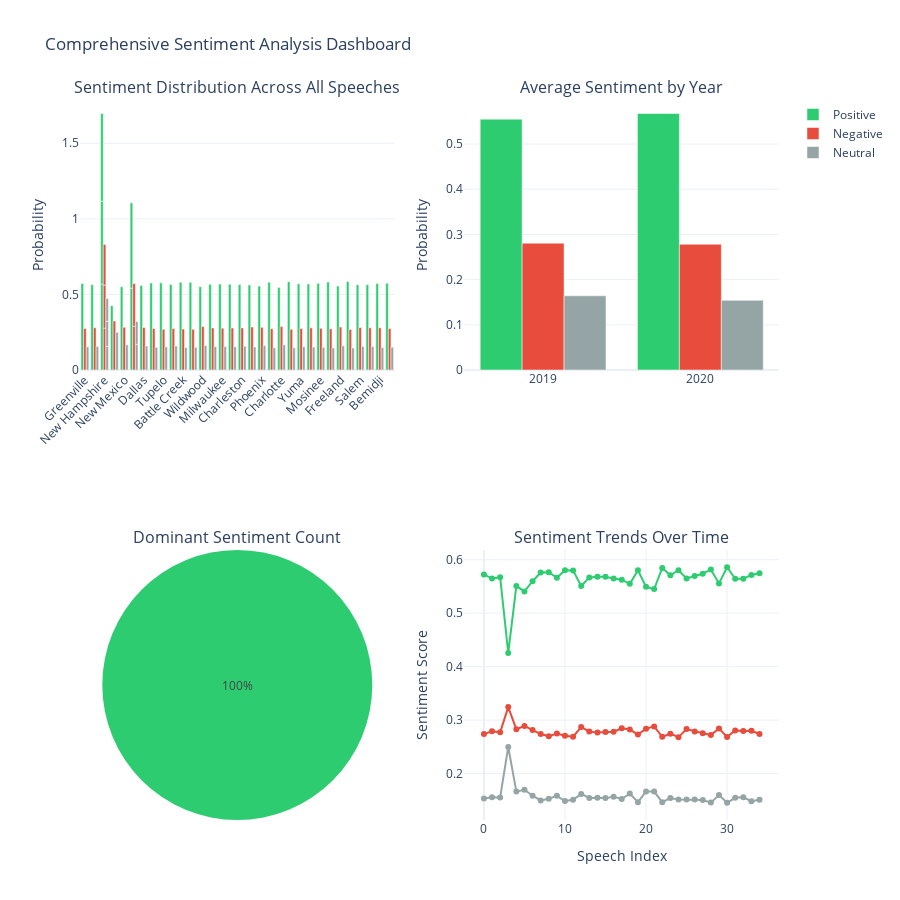

Notebook code cell kept with this figure:
### Markdown cell above
## Interactive Visualizations

Creating interactive charts to explore sentiment patterns.

### Code cell
# Create comprehensive sentiment visualization
fig = make_subplots(
    rows=2, cols=2,
    subplot_titles=('Sentiment Distribution Across All Speeches',
                    'Average Sentiment by Year',
                    'Dominant Sentiment Count',
                    'Sentiment Trends Over Time'),
    specs=[[{"type": "bar"}, {"type": "bar"}],
           [{"type": "pie"}, {"type": "scatter"}]]
)

# 1. Overall sentiment distribution (stacked bar)
fig.add_trace(
    go.Bar(name='Positive', x=sentiment_df['location'], y=sentiment_df['positive'],
           marker_color='#2ecc71', showlegend=True),
    row=1, col=1
)
fig.add_trace(
    go.Bar(name='Negative', x=sentiment_df['location'], y=sentiment_df['negative'],
           marker_color='#e74c3c', showlegend=True),
    row=1, col=1
)
fig.add_trace(
    go.Bar(name='Neutral', x=sentiment_df['location'], y=sentiment_df['neutral'],
           marker_color='#95a5a6', showlegend=True),
    row=1, col=1
)

# 2. Average sentiment by year
year_avg = sentiment_df.groupby('year')[['positive', 'negative', 'neutral']].mean()
fig.add_trace(
    go.Bar(name='Positive', x=year_avg.index, y=year_avg['positive'],
           marker_color='#2ecc71', showlegend=False),
    row=1, col=2
)
fig.add_trace(
    go.Bar(name='Negative', x=year_avg.index, y=year_avg['negative'],
           marker_color='#e74c3c', showlegend=False),
    row=1, col=2
)
fig.add_trace(
    go.Bar(name='Neutral', x=year_avg.index, y=year_avg['neutral'],
           marker_color='#95a5a6', showlegend=False),
    row=1, col=2
)

# 3. Dominant sentiment pie chart
sentiment_counts = sentiment_df['dominant_sentiment'].value_counts()
fig.add_trace(
    go.Pie(labels=sentiment_counts.index, values=sentiment_counts.values,
           marker=dict(colors=['#2ecc71', '#e74c3c', '#95a5a6']),
           showlegend=False),
    row=2, col=1
)

# 4. Sentiment timeline
fig.add_trace(
    go.Scatter(x=sentiment_df['speech_idx'], y=sentiment_df['positive'],
               mode='lines+markers', name='Positive',
               line=dict(color='#2ecc71', width=2), showlegend=False),
    row=2, col=2
)
fig.add_trace(
    go.Scatter(x=sentiment_df['speech_idx'], y=sentiment_df['negative'],
               mode='lines+markers', name='Negative',
               line=dict(color='#e74c3c', width=2), showlegend=False),
    row=2, col=2
)
fig.add_trace(
    go.Scatter(x=sentiment_df['speech_idx'], y=sentiment_df['neutral'],
               mode='lines+markers', name='Neutral',
               line=dict(color='#95a5a6', width=2), showlegend=False),
    row=2, col=2
)

# Update layout
fig.update_layout(
    height=900,
    title_text="Comprehensive Sentiment Analysis Dashboard",
    showlegend=True,
    barmode='group',
    template='plotly_white'
)

fig.update_xaxes(tickangle=-45, row=1, col=1)
fig.update_yaxes(title_text="Probability", row=1, col=1)
fig.update_yaxes(title_text="Probability", row=1, col=2)
fig.update_yaxes(title_text="Sentiment Score", row=2, col=2)
fig.update_xaxes(title_text="Speech Index", row=2, col=2)

fig.show()

### Figure 1 — Plotly figure (JSON) as saved in the notebook; plotly's stock layout.template omitted (floating-point values rounded to 4 significant figures)
{"data": [{"marker": {"color": "#2ecc71"}, "name": "Positive", "showlegend": true, "type": "bar", "x": ["Greenville", "Cincinnati", "New Hampshire", "Texas", "New Mexico", "Fayetteville", "Dallas", "Minneapolis", "Tupelo", "Lexington", "Battle Creek", "Hershey", "Wildwood", "Toledo", "Milwaukee", "Des Moines", "Charleston", "Colorador Springs", "Phoenix", "Las Vegas", "New Hampshire", "Charlotte", "Tulsa", "Yuma", "New Hampshire", "Fayetteville", "Ohio", "Mosinee", "Pittsburgh", "Freeland", "Minden", "Salem", "Henderson", "Bemidji", "Latrobe"], "xaxis": "x", "y": [0.5724, 0.5648, 0.5674, 0.4257, 0.5507, 0.5408, 0.5597, 0.5762, 0.5768, 0.5664, 0.5803, 0.5801, 0.5508, 0.567, 0.5682, 0.568, 0.565, 0.5627, 0.555, 0.5804, 0.5493, 0.5451, 0.5845, 0.571, 0.5803, 0.5651, 0.5694, 0.5738, 0.5818, 0.5557, 0.5859, 0.5643, 0.5645, 0.5715, 0.5747], "yaxis": "y"}, {"marker": {"color": "#e74c3c"}, "name": "Negative", "showlegend": true, "type": "bar", "x": ["Greenville", "Cincinnati", "New Hampshire", "Texas", "New Mexico", "Fayetteville", "Dallas", "Minneapolis", "Tupelo", "Lexington", "Battle Creek", "Hershey", "Wildwood", "Toledo", "Milwaukee", "Des Moines", "Charleston", "Colorador Springs", "Phoenix", "Las Vegas", "New Hampshire", "Charlotte", "Tulsa", "Yuma", "New Hampshire", "Fayetteville", "Ohio", "Mosinee", "Pittsburgh", "Freeland", "Minden", "Salem", "Henderson", "Bemidji", "Latrobe"], "xaxis": "x", "y": [0.2742, 0.2793, 0.2772, 0.3244, 0.2829, 0.2893, 0.2815, 0.274, 0.2701, 0.2752, 0.2709, 0.269, 0.2872, 0.2786, 0.277, 0.2777, 0.2784, 0.2848, 0.2824, 0.273, 0.2841, 0.2884, 0.2688, 0.2747, 0.2683, 0.2833, 0.279, 0.2757, 0.2724, 0.2843, 0.2685, 0.2809, 0.2797, 0.28, 0.2741], "yaxis": "y"}, {"marker": {"color": "#95a5a6"}, "name": "Neutral", "showlegend": true, "type": "bar", "x": ["Greenville", "Cincinnati", "New Hampshire", "Texas", "New Mexico", "Fayetteville", "Dallas", "Minneapolis", "Tupelo", "Lexington", "Battle Creek", "Hershey", "Wildwood", "Toledo", "Milwaukee", "Des Moines", "Charleston", "Colorador Springs", "Phoenix", "Las Vegas", "New Hampshire", "Charlotte", "Tulsa", "Yuma", "New Hampshire", "Fayetteville", "Ohio", "Mosinee", "Pittsburgh", "Freeland", "Minden", "Salem", "Henderson", "Bemidji", "Latrobe"], "xaxis": "x", "y": [0.1534, 0.1559, 0.1554, 0.2498, 0.1664, 0.1699, 0.1587, 0.1498, 0.1531, 0.1585, 0.1488, 0.151, 0.162, 0.1545, 0.1548, 0.1542, 0.1565, 0.1525, 0.1627, 0.1466, 0.1666, 0.1666, 0.1466, 0.1544, 0.1515, 0.1516, 0.1516, 0.1505, 0.1458, 0.16, 0.1456, 0.1548, 0.1558, 0.1484, 0.1513], "yaxis": "y"}, {"marker": {"color": "#2ecc71"}, "name": "Positive", "showlegend": false, "type": "bar", "x": ["2019", "2020"], "xaxis": "x2", "y": [0.5551, 0.5676], "yaxis": "y2"}, {"marker": {"color": "#e74c3c"}, "name": "Negative", "showlegend": false, "type": "bar", "x": ["2019", "2020"], "xaxis": "x2", "y": [0.2807, 0.2783], "yaxis": "y2"}, {"marker": {"color": "#95a5a6"}, "name": "Neutral", "showlegend": false, "type": "bar", "x": ["2019", "2020"], "xaxis": "x2", "y": [0.1642, 0.1541], "yaxis": "y2"}, {"domain": {"x": [0, 0.45], "y": [0, 0.375]}, "labels": ["positive"], "marker": {"colors": ["#2ecc71", "#e74c3c", "#95a5a6"]}, "showlegend": false, "type": "pie", "values": [35]}, {"line": {"color": "#2ecc71", "width": 2}, "mode": "lines+markers", "name": "Positive", "showlegend": false, "type": "scatter", "x": [0, 1, 2, 3, 4, 5, 6, 7, 8, 9, 10, 11, 12, 13, 14, 15, 16, 17, 18, 19, 20, 21, 22, 23, 24, 25, 26, 27, 28, 29, 30, 31, 32, 33, 34], "xaxis": "x3", "y": [0.5724, 0.5648, 0.5674, 0.4257, 0.5507, 0.5408, 0.5597, 0.5762, 0.5768, 0.5664, 0.5803, 0.5801, 0.5508, 0.567, 0.5682, 0.568, 0.565, 0.5627, 0.555, 0.5804, 0.5493, 0.5451, 0.5845, 0.571, 0.5803, 0.5651, 0.5694, 0.5738, 0.5818, 0.5557, 0.5859, 0.5643, 0.5645, 0.5715, 0.5747], "yaxis": "y3"}, {"line": {"color": "#e74c3c", "width": 2}, "mode": "lines+markers", "name": "Negative", "showlegend": false, "type": "scatter", "x": [0, 1, 2, 3, 4, 5, 6, 7, 8, 9, 10, 11, 12, 13, 14, 15, 16, 17, 18, 19, 20, 21, 22, 23, 24, 25, 26, 27, 28, 29, 30, 31, 32, 33, 34], "xaxis": "x3", "y": [0.2742, 0.2793, 0.2772, 0.3244, 0.2829, 0.2893, 0.2815, 0.274, 0.2701, 0.2752, 0.2709, 0.269, 0.2872, 0.2786, 0.277, 0.2777, 0.2784, 0.2848, 0.2824, 0.273, 0.2841, 0.2884, 0.2688, 0.2747, 0.2683, 0.2833, 0.279, 0.2757, 0.2724, 0.2843, 0.2685, 0.2809, 0.2797, 0.28, 0.2741], "yaxis": "y3"}, {"line": {"color": "#95a5a6", "width": 2}, "mode": "lines+markers", "name": "Neutral", "showlegend": false, "type": "scatter", "x": [0, 1, 2, 3, 4, 5, 6, 7, 8, 9, 10, 11, 12, 13, 14, 15, 16, 17, 18, 19, 20, 21, 22, 23, 24, 25, 26, 27, 28, 29, 30, 31, 32, 33, 34], "xaxis": "x3", "y": [0.1534, 0.1559, 0.1554, 0.2498, 0.1664, 0.1699, 0.1587, 0.1498, 0.1531, 0.1585, 0.1488, 0.151, 0.162, 0.1545, 0.1548, 0.1542, 0.1565, 0.1525, 0.1627, 0.1466, 0.1666, 0.1666, 0.1466, 0.1544, 0.1515, 0.1516, 0.1516, 0.1505, 0.1458, 0.16, 0.1456, 0.1548, 0.1558, 0.1484, 0.1513], "yaxis": "y3"}], "layout": {"annotations": [{"font": {"size": 16}, "showarrow": false, "text": "Sentiment Distribution Across All Speeches", "x": 0.225, "xanchor": "center", "xref": "paper", "y": 1, "yanchor": "bottom", "yref": "paper"}, {"font": {"size": 16}, "showarrow": false, "text": "Average Sentiment by Year", "x": 0.775, "xanchor": "center", "xref": "paper", "y": 1, "yanchor": "bottom", "yref": "paper"}, {"font": {"size": 16}, "showarrow": false, "text": "Dominant Sentiment Count", "x": 0.225, "xanchor": "center", "xref": "paper", "y": 0.375, "yanchor": "bottom", "yref": "paper"}, {"font": {"size": 16}, "showarrow": false, "text": "Sentiment Trends Over Time", "x": 0.775, "xanchor": "center", "xref": "paper", "y": 0.375, "yanchor": "bottom", "yref": "paper"}], "barmode": "group", "height": 900, "showlegend": true, "title": {"text": "Comprehensive Sentiment Analysis Dashboard"}, "xaxis": {"anchor": "y", "domain": [0, 0.45], "tickangle": -45}, "xaxis2": {"anchor": "y2", "domain": [0.55, 1]}, "xaxis3": {"anchor": "y3", "domain": [0.55, 1], "title": {"text": "Speech Index"}}, "yaxis": {"anchor": "x", "domain": [0.625, 1], "title": {"text": "Probability"}}, "yaxis2": {"anchor": "x2", "domain": [0.625, 1], "title": {"text": "Probability"}}, "yaxis3": {"anchor": "x3", "domain": [0, 0.375], "title": {"text": "Sentiment Score"}}}}
